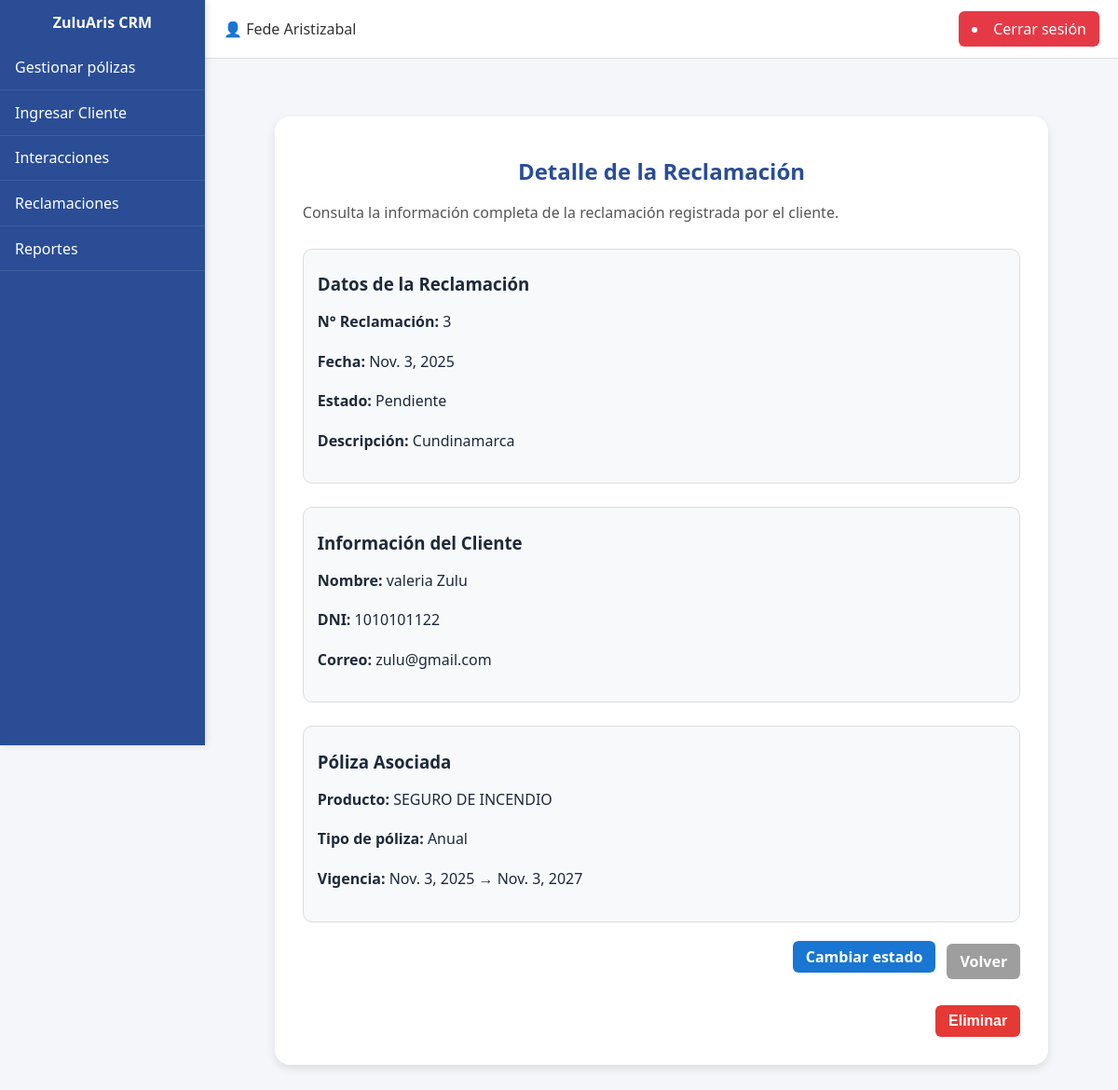
/reclamaciones/3/ (signed in), run on the app's committed database.
### CRM/models.py (models this page shows)
class Reclamaciones(models.Model):
    id = models.AutoField(primary_key=True)
    dni_asesor = models.ForeignKey(Usuarios, on_delete=models.CASCADE)
    dni_cliente = models.ForeignKey(Clientes, on_delete=models.CASCADE)
    poliza = models.ForeignKey(Polizas, on_delete=models.SET_NULL, null=True, db_column="id_poliza")
    fecha = models.DateField(auto_now_add=True)
    fecha_actualizacion = models.DateTimeField(auto_now=True)
    descripcion = models.TextField(blank=True, null=True)
    id_estado = models.ForeignKey(Estado, on_delete=models.CASCADE, db_column="id_estado", related_name="reclamacion_estado")
    class Meta:
        db_table = "reclamaciones"

class Estado(models.Model):
    id = models.AutoField(primary_key=True)
    descripcion = models.CharField(max_length=50, unique=True)
    class Meta:
        db_table = "estados"

class Clientes(models.Model):
    dni = models.CharField(max_length=50, primary_key=True)
    id_tipo_dni = models.ForeignKey(Tipo_DNI, on_delete=models.CASCADE)
    nombre = models.CharField(max_length=200)
    direccion = models.CharField(max_length=200, blank=True, null=True)
    id_ciudad = models.ForeignKey(Ciudades, on_delete=models.CASCADE)
    telefono = models.CharField(max_length=50, blank=True, null=True)
    celular = models.CharField(max_length=50)
    correo = models.EmailField(blank=True, null=True)
    asesor = models.ForeignKey("Usuarios", on_delete=models.SET_NULL, null=True, blank=True, related_name="clientes")
    class Meta:
        db_table = "clientes"

class Polizas(models.Model):
    id = models.AutoField(primary_key=True)
    id_producto = models.ForeignKey(Productos, on_delete=models.CASCADE)
    id_canal_venta = models.ForeignKey(Canal_venta, on_delete=models.CASCADE)
    id_tipo_poliza = models.ForeignKey(Tipo_Poliza, on_delete=models.CASCADE)
    id_forma_pago = models.ForeignKey(Formas_pago, on_delete=models.CASCADE)
    dni_cliente = models.ForeignKey(Clientes, on_delete=models.CASCADE)
    fecha_inicio = models.DateField()
    fecha_fin = models.DateField()
    class Meta:
        db_table = "polizas"

class Productos(models.Model):
    id = models.AutoField(primary_key=True)
    descripcion = models.CharField(max_length=50, unique=True)
    id_ramo = models.ForeignKey(Ramos, on_delete=models.CASCADE)
    class Meta:
        db_table = "productos"

class Tipo_Poliza(models.Model):
    id = models.AutoField(primary_key=True)
    descripcion = models.CharField(max_length=50, unique=True)
    valor = models.IntegerField(unique=True)
    class Meta:
        db_table = "tipo_poliza"

### CRM/views.py (the view)
# urls.py: path('reclamaciones/<int:reclamacion_id>/', CRM.views.detalle_reclamacion, name='detalle_reclamacion'),
def detalle_reclamacion(request, reclamacion_id):
    if not request.user.is_authenticated:
        messages.error(request, "Debes iniciar sesión.")
        return redirect("/login")
    try:
        asesor = Usuarios.objects.get(user=request.user)
    except Usuarios.DoesNotExist:
        messages.error(request, "Tu perfil no está asociado correctamente.")
        return redirect("/")
    reclamacion = get_object_or_404(
        Reclamaciones,
        id=reclamacion_id,
        dni_asesor__empresa=asesor.empresa
    )
    cliente = reclamacion.dni_cliente
    poliza = reclamacion.poliza
    estado = reclamacion.id_estado
    context = {
        "reclamacion": reclamacion,
        "cliente": cliente,
        "poliza": poliza,
        "estado": estado
    }
    return render(request, "reclamacion_detalle.html", context)

### CRM/templates/reclamacion_detalle.html (shortened to what this page needs)
{% extends 'layout_panel.html' %}
{% load static %}
{% block content %}
<section class="detalle-cliente-container">
    <div class="detalle-cliente-card">
        <h2 class="titulo-seccion">Detalle de la Reclamación</h2>
        <p class="descripcion-seccion">
            Consulta la información completa de la reclamación registrada por el cliente.
        </p>
        <div class="poliza-card">
            <h3>Datos de la Reclamación</h3>
            <p><strong>N° Reclamación:</strong> {{ reclamacion.id }}</p>
            <p><strong>Fecha:</strong> {{ reclamacion.fecha }}</p>
            <p><strong>Estado:</strong>
                <span class="estado-tag estado-{{ reclamacion.id_estado.descripcion|lower }}">
                    {{ reclamacion.id_estado.descripcion }}
                </span>
            </p>
            <p><strong>Descripción: </strong>{{ reclamacion.descripcion|default:"Sin descripción" }}</p>
        </div>
        <div class="poliza-card">
            <h3>Información del Cliente</h3>
            <p><strong>Nombre:</strong> {{ cliente.nombre }}</p>
            <p><strong>DNI:</strong> {{ cliente.dni }}</p>
            <p><strong>Correo:</strong> {{ cliente.correo|default:"No especificado" }}</p>
        </div>
        {% if poliza %}
        <div class="poliza-card">
            <h3>Póliza Asociada</h3>
            <p><strong>Producto:</strong> {{ poliza.id_producto.descripcion }}</p>
            <p><strong>Tipo de póliza:</strong> {{ poliza.id_tipo_poliza.descripcion }}</p>
            <p><strong>Vigencia:</strong> {{ poliza.fecha_inicio }} → {{ poliza.fecha_fin }}</p>
        </div>
        {% endif %}
        <div class="acciones-formulario">
                <a href="{% url 'cambiar_estado_reclamacion' reclamacion.id %}" class="btn-guardar">
                    Cambiar estado
                </a>
                <a href="{% url 'reclamaciones' %}" class="btn-cancelar">Volver</a>
            </div>
            <form method="POST" action="{% url 'eliminar_reclamacion' reclamacion.id %}"
                  onsubmit="return confirm('¿Seguro que deseas eliminar esta reclamación?')">
                <div class="acciones-formulario eliminar">
                    <button type="submit" class="btn-eliminar">Eliminar</button>
                </div>
            </form>
    </div>
</section>
{% endblock %}

### CRM/templates/layout_panel.html (shortened to what this page needs)
{% load static %}
<!DOCTYPE html>
<html lang="es">
<head>
    {% load static %}
    <link rel="stylesheet" href="{% static 'styles/globalstyles.css' %}">
</head>
<body>
    <div class="container">
        <aside class="sidebar">
            <div class="logo">ZuluAris CRM</div>
            <nav>
                <ul>
                    <li><a href="/gestionar/">Gestionar pólizas</a></li>
                    <li><a href="/client_form/">Ingresar Cliente</a></li>
                    <li><a href="/interacciones/">Interacciones</a></li>
                    <li><a href="/reclamaciones/">Reclamaciones</a></li>
                    <li><a href="/reportes/">Reportes</a></li>
                </ul>
            </nav>
        </aside>
        <main class="main-content">
            <header class="navbar">
                <div class="navbar-left">
                    <span class="user">👤 {{ request.user.first_name }} {{ request.user.last_name }}</span>
                </div>
                <div class="navbar-right">
                    <li class="btn-logout">
                        <a href="/logout/">Cerrar sesión</a>
                    </li>
                </div>
            </header>
            <section class="content">
                {% block content %}
                {% endblock %}
            </section>
        </main>
    </div>
</body>
</html>

### CRM/static/styles/globalstyles.css (style rules this page uses)
body { margin: 0; font-family: 'Ubuntu', sans-serif; background-color: #f9fafb; color: #1e293b; }
a { text-decoration: none; color: inherit; }
h1, h2, h3, h4 { margin: 0.5em 0; }
h2 { color: #2a4d96 }
p { margin-bottom: 17px; line-height: 1.6; font-size: 16px; text-align: justify; }
body { margin: 0; font-family: 'Segoe UI', sans-serif; background-color: #f4f6fa; }
.container { display: flex; height: 100vh; }
.sidebar { width: 220px; background-color: #2a4d96; color: #fff; display: flex; flex-direction: column; }
.logo { font-weight: bold; text-align: center; padding: 6%; }
.sidebar nav ul { list-style: none; padding: 0; margin: 0; }
.sidebar nav ul li { border-bottom: 1px solid rgba(255, 255, 255, 0.1); }
.sidebar nav ul li a { display: block; color: #fff; padding: 0.8rem 1rem; text-decoration: none; transition: background 0.3s; }
.main-content { flex: 1; display: flex; flex-direction: column; }
.navbar { background-color: #fff; border-bottom: 1px solid #ddd; padding: 0.8rem 1.5rem; display: flex; justify-content: flex-end; align-items: center; }
.user { font-weight: 500; }
.content { padding: 2rem; }
.sidebar { background-color: #2a4d96; color: #fff; width: 220px; height: 100vh; display: flex; flex-direction: column; box-shadow: 2px 0 8px rgba(0, 0, 0, 0.1); position: fixed; top: 0; left: 0; z-index: 100; }
.main-content { margin-left: 220px; display: flex; flex-direction: column; min-height: 100vh; }
.user { font-weight: 600; color: #2a4d96; }
.acciones-formulario { display: flex; justify-content: flex-end; gap: 1rem; margin-top: 1.2rem; }
.titulo-seccion { color: #244a8d; text-align: center; font-weight: 600; margin-bottom: 2rem; }
form { display: flex; flex-direction: column; gap: 15px; margin-top: 15px; }
.navbar { display: flex; justify-content: space-between; align-items: center; background-color: #ffffff; padding: 12px 20px; border-bottom: 1px solid #ddd; }
.btn-logout { background-color: #e63946; color: #fff; border: none; padding: 8px 14px; border-radius: 6px; cursor: pointer; font-weight: 500; transition: background-color 0.3s ease; }
.user { font-weight: 500; color: #333; }
.detalle-cliente-container { display: flex; justify-content: center; padding: 30px; }
.detalle-cliente-card { background: #fff; padding: 30px; border-radius: 16px; box-shadow: 0 4px 10px rgba(0, 0, 0, 0.1); width: 90%; max-width: 900px; }
.descripcion-seccion { color: #555; margin-bottom: 20px; }
.acciones-formulario { margin-top: 20px; display: flex; gap: 15px; }
.poliza-card { background-color: #f8f9fa; border: 1px solid #ddd; border-radius: 10px; padding: 15px; margin-top: 25px; }
.titulo-seccion { font-size: 24px; color: #2a4d96; font-weight: bold; margin-bottom: 10px; }
.btn-guardar { background-color: #1976d2; color: #fff; border: none; padding: 8px 14px; border-radius: 6px; cursor: pointer; font-weight: 500; transition: background-color 0.3s ease; font-weight: bold; font-size: 16px; height: 100%; }
.btn-cancelar { background-color: #9e9e9e; color: #fff; border: none; padding: 8px 14px; border-radius: 6px; cursor: pointer; font-weight: 500; transition: background-color 0.3s ease; font-size: 16px; font-style: bold; font-weight: bold; height: 100%; }
.btn-eliminar { background-color: #e53935; color: #fff; border: none; padding: 8px 14px; border-radius: 6px; cursor: pointer; font-weight: 500; transition: background-color 0.3s ease; font-weight: bold; font-size: 16px; height: 100%; }
.acciones-formulario { display: flex; justify-content: flex-end; align-items: center; gap: 12px; margin-top: 20px; flex-wrap: wrap; }
.acciones-formulario.eliminar { justify-content: flex-end; margin-top: 10px; }
.btn-guardar { display: inline-block; background: #1976d2; color: #fff; padding: 6px 14px; border-radius: 6px; text-decoration: none; margin-bottom: 10px; }

### data on the page
Reclamaciones: id "3", fecha "Nov. 3, 2025", id_estado.descripcion "Pendiente", descripcion "Cundinamarca"
Clientes: nombre "valeria Zulu", dni "1010101122", correo "zulu@gmail.com"
Polizas: id_producto.descripcion "SEGURO DE INCENDIO", id_tipo_poliza.descripcion "Anual", fecha_inicio "Nov. 3, 2025", fecha_fin "Nov. 3, 2027"

### other printed values
{{ request.user.first_name }} "Fede"
{{ request.user.last_name }} "Aristizabal"
